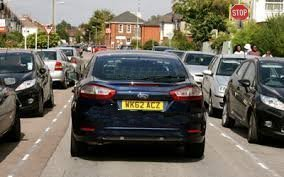
#> input picture car_1.jpg, 284 x 177 px, given in place of car.png, which was not available
$ python PredictCharacters.py
#> lines starting #> are read from the running program, lines starting #| are printed output that depends on the picture; pictures that were not available may be replaced by others from this repository, and a replacement may not be noted
### DetectPlate.py
from skimage.io import imread
from skimage.filters import threshold_otsu
import matplotlib.pyplot as plt
from skimage.feature import match_template
import numpy as np
import sys

# [23 lines of commented-out code are left out]
car_image = imread("./dataset/car.png", as_gray=True)
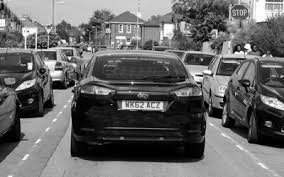
#> car_image: shape (177, 284) float64; min 0, max 1, mean 0.408
gray_car_image = car_image * 255
# it should be a 2 dimensional array
print(car_image.shape)
#| (177, 284)

# detect A STOP SIGN AND TRAFFIC LIGHTS FIRST
# IF THERE IS NO STOP SIGN OR TRAFFIC LIGHTS BREAK THE OPERATION
# IF THERE IS A STOP SIGN OR TRAFFIC LIGHTS CONTINUE AND DETECT LICENSE PLATE
stop_image = imread("./dataset/stop_template.jpg", as_gray=True)
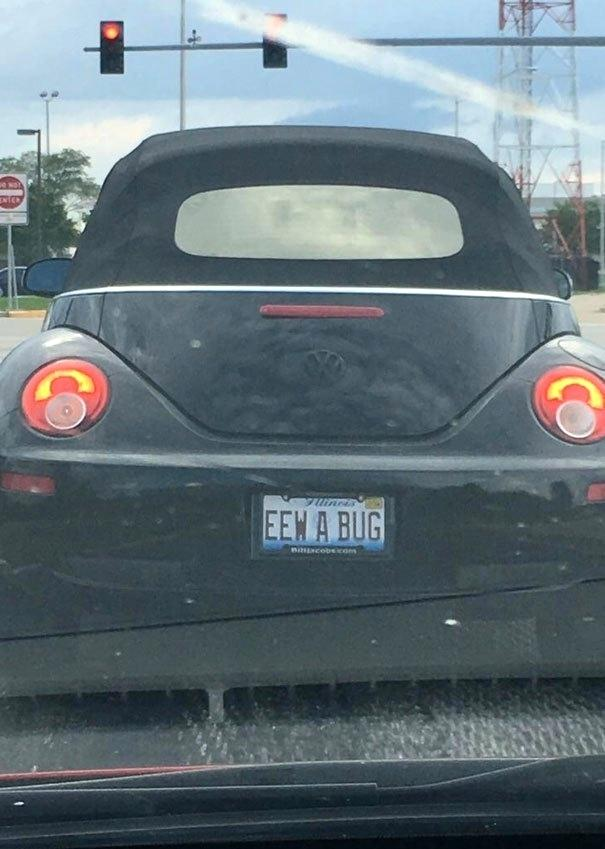
#> input picture car_2.jpg, 605 x 849 px, given in place of stop_template.jpg, which was not available
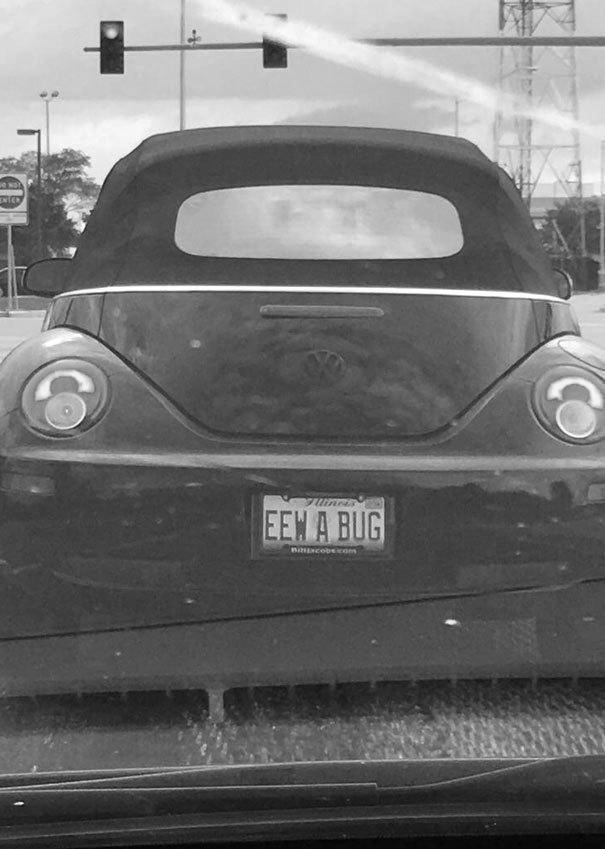
#> stop_image: shape (849, 605) float64; min 0.00422, max 1, mean 0.436
gray_stop_image = stop_image * 255

trafficlight_image = imread("./dataset/trafficlight_template.jpg", as_gray=True)
gray_trafficlight_image = trafficlight_image * 255

#> (the run stopped early here; a loop or call above may not have finished)
